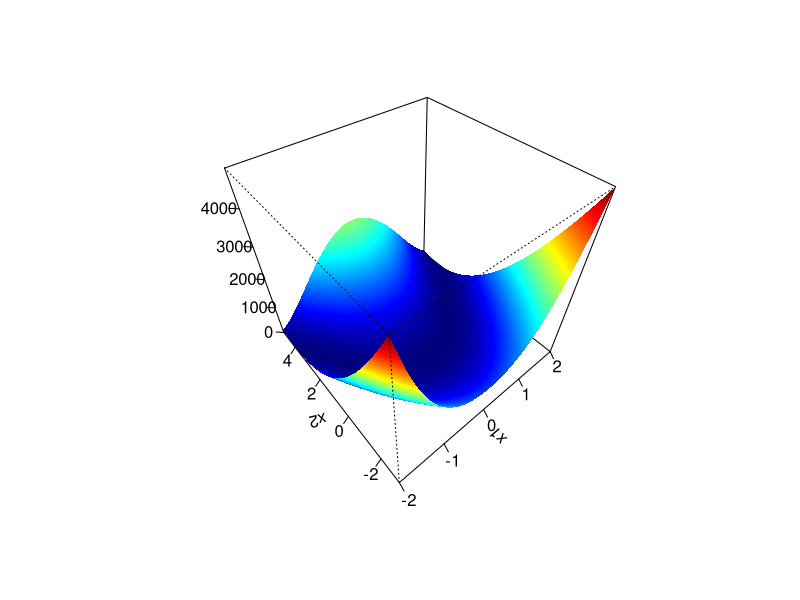

Here is the R script that generated this plot:
figPlace = "~/Documents/school/ucscGrad/thesis/herbie/writting/figures/"

colPersp = function(x,y,z,pal,nb.col,...,xlg=TRUE,ylg=TRUE){
	colnames(z) <- y
	rownames(z) <- x

	nrz <- nrow(z)
	ncz <- ncol(z) 

	color <- pal(nb.col)
	zfacet <- z[-1, -1] + z[-1, -ncz] + z[-nrz, -1] + z[-nrz, -ncz]
	facetcol <- cut(zfacet, nb.col)
	par(xlog=xlg,ylog=ylg)
	persp(
		as.numeric(rownames(z)),
		as.numeric(colnames(z)),
		as.matrix(z),
		col=color[facetcol],
		...
		)
}

#x shall have grid spaces in the rows and dimensions in the columns
rosenbrock = function(x){
        out = 100*(x[,1]^2 - x[,2])^2 + (x[,1] - 1)^2
        return(out)
}

rastrigin = function(x){
        out = matrix(NA, nrow=dim(x)[1], ncol=1)
        for (i in seq(1, dim(x)[1])){
                ex = x[i,]
                out[i] = 10*length(ex)+sum(ex^2-10*cos(2*pi*ex))
        }
        return(out)
}

easom = function(x){
	out = -apply(cos(x), 1, prod) * exp(-apply((x-pi)^2, 1, sum))
	#out = matrix(NA, nrow=dim(x)[1], ncol=1)	
	#for(i in seq(1, dim(x)[1])){
	#	ex = x[i,]
	#	out[i] = -prod(cos(ex)) * exp( -sum((ex-pi)^2) )
	#}
	return(out)
}


#
#ROSENBROCK
#
h=0.01
dimX = seq(-2, 2, h)
dimY = seq(-3, 5, h)
#
Z = matrix(NA, nrow=length(dimX), ncol=length(dimY))
logZ = matrix(NA, nrow=length(dimX), ncol=length(dimY))
for(i in seq(1, length(dimX))){
	for(j in seq(1, length(dimY))){
		Z[i,j] = rosenbrock( matrix(c(dimX[i], dimY[j]), nrow=1, ncol=2) )#shekel(c(dimD[i], dimD[j]), m=9)#easom(matrix(c(dimD[i], dimD[j]), ncol=2)) 
		logZ[i,j] = log(Z[i,j])
	}
}
##
#pdf(sprintf("%sroseContour.pdf", figPlace))
## define jet colormap
jet.colors <- colorRampPalette(c("#00007F", "blue", "#007FFF", "cyan", "#7FFF7F", "yellow", "#FF7F00", "red", "#7F0000"))
#filled.contour( dimX, dimY, Z,
#                        color.palette = jet.colors,
#                        xlab=expression(x[1]),
#                        ylab=expression(x[2]),
#                        #main='Rosenbrock',
#			#zlim=c(0, 3000)
#			plot.axes={ points(c(1), c(1), col="white", pch=20); axis(1); axis(2) }
#)
#dev.off()
#
pdf(sprintf("%srosePersp.pdf", figPlace))
colPersp( dimX, dimY, Z, 
	jet.colors, 
	200, 
	phi=45, 
	theta=-40, 
	border=NA,
	box=T,
	ticktype="detailed",
	xlab="x1",
	ylab="x2",
	#zlab='Rosenbrock'
	zlab=""
	#main='Rosenbrock'
)
dev.off()
#

##
##RASTRIGIN
##
#h=0.01
#dimX = seq(-2.5, 2.5, h)
#dimY = seq(-2.5, 2.5, h)
##
#Z = matrix(NA, nrow=length(dimX), ncol=length(dimY))
#logZ = matrix(NA, nrow=length(dimX), ncol=length(dimY))
#for(i in seq(1, length(dimX))){
#	for(j in seq(1, length(dimY))){
#		Z[i,j] = rastrigin( matrix(c(dimX[i], dimY[j]), nrow=1, ncol=2) )#shekel(c(dimD[i], dimD[j]), m=9)#easom(matrix(c(dimD[i], dimD[j]), ncol=2)) 
#		logZ[i,j] = log(Z[i,j])
#	}
#}
##
##dev.new()
#pdf(sprintf("%srastContour.pdf", figPlace))
## define jet colormap
#jet.colors <- colorRampPalette(c("#00007F", "blue", "#007FFF", "cyan", "#7FFF7F", "yellow", "#FF7F00", "red", "#7F0000"))
#filled.contour( dimX, dimY, Z,
#                        color.palette = jet.colors,
#                        xlab=expression(x[1]),
#                        ylab=expression(x[2]),
#                        #main='Rastrigin',
#			#zlim=c(0, 3000)
#			plot.axes={ points(c(0), c(0), col="white", pch=20); axis(1); axis(2) }			
#)
#dev.off()
#
##dev.new()
#pdf(sprintf("%srastPersp.pdf", figPlace))
#colPersp( dimX, dimY, Z, 
#	jet.colors, 
#	200, 
#	phi=45, 
#	theta=-40, 
#	border=NA,
#	box=T,
#	ticktype="detailed",
#	xlab="x1",
#	ylab="x2",
#	#zlab='Rosenbrock'
#	zlab=""#,
#	#main='Rastrigin'
#)
#dev.off()
##

##
##EASOM
##
#h=0.025
#dimX = seq(-11, 11, h)
#dimY = seq(-11, 11, h)
##
#Z = matrix(NA, nrow=length(dimX), ncol=length(dimY))
#logZ = matrix(NA, nrow=length(dimX), ncol=length(dimY))
#for(i in seq(1, length(dimX))){
#	for(j in seq(1, length(dimY))){
#		Z[i,j] = easom( matrix(c(dimX[i], dimY[j]), nrow=1, ncol=2) )
#	}
#}
##
##dev.new()
#pdf(sprintf("%seasomContour.pdf", figPlace))
## define jet colormap
#jet.colors <- colorRampPalette(c("#00007F", "blue", "#007FFF", "cyan", "#7FFF7F", "yellow", "#FF7F00", "red", "#222222"))
#filled.contour( dimX, dimY, Z,
#                        color.palette = jet.colors,
#                        xlab=expression(x[1]),
#                        ylab=expression(x[2]),
#                        #main='Easom',
#			#zlim=c(0, 3000)
#			plot.axes={ points(c(pi), c(pi), col="white", pch=20); axis(1); axis(2) }
#)
#dev.off()
#
##dev.new()
#pdf(sprintf("%seasomPersp.pdf", figPlace))
#colPersp( dimX, dimY, Z, 
#	jet.colors, 
#	200, 
#	phi=35, 
#	theta=180, 
#	border=NA,
#	box=T,
#	ticktype="detailed",
#	xlab="x1",
#	ylab="x2",
#	#zlab='Rosenbrock'
#	zlab=""#,
#	#main='Easom'
#)
#dev.off()
##
